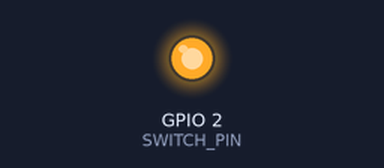
Bench run of a sketch on a simulated ESP32. On the bench: output pins drawn as LEDs (lit = HIGH). WiFi joins after 1.5 s; servers stay silent unless stated; no MQTT or app messages arrive unless stated; what the sketch prints to the serial monitor is not drawn.

Above: at 4.6 s.
At 9.6 s:
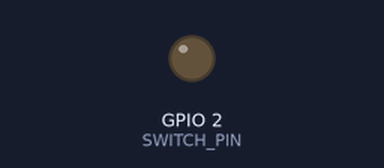
Timing chart, 0 to 15.1 s (numbered marks = the images above):
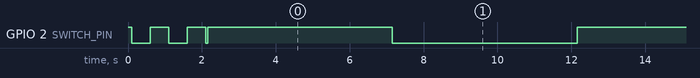

The sketch:

mqttHello.ino
```cpp
//this was the base used
// https://learn.sparkfun.com/tutorials/introduction-to-mqtt/all
//
//could not get this example to compile
// https://raw.githubusercontent.com/RuiSantosdotme/Random-Nerd-Tutorials/master/Projects/ESP32-MQTT/ESP32_MQTT_Publish_Subscribe.ino
// try subscribe code.

#include <WiFi.h>
#include <PubSubClient.h>

const char *ssid =  "SSID";   // name of your WiFi network
const char *password =  "secretCode"; // password of the WiFi network

const int SWITCH_PIN = 2;           // Pin to control the light with  onboard blue led nodemcu
const char *ID = "esp32HW";  // Name of our device, must be unique
const char *TOPIC = "home/hello";  // Topic to subcribe to

IPAddress broker(192,168,11,0); // IP address of your MQTT broker eg. 192.168.1.50
WiFiClient wclient;

PubSubClient client(wclient); // Setup MQTT client
bool state=0;

// Connect to WiFi network
void setup_wifi() {
  Serial.print("\nConnecting to ");
  Serial.println(ssid);

  WiFi.begin(ssid, password); // Connect to network

  while (WiFi.status() != WL_CONNECTED) { // Wait for connection
    digitalWrite(SWITCH_PIN,LOW);
    delay(500);
    Serial.print(".");
    digitalWrite(SWITCH_PIN,HIGH);
    delay(500);
  }

  Serial.println();
  Serial.println("WiFi connected");
  Serial.print("IP address: ");
  Serial.println(WiFi.localIP());
}

// Reconnect to client
void reconnect() {
  // Loop until we're reconnected
  while (!client.connected()) {

    digitalWrite(SWITCH_PIN,LOW);  // enable pull-up resistor (active low)
    Serial.print("Led Change....... ");
    Serial.print("Attempting MQTT connection...");
    // Attempt to connect
    if (client.connect(ID)) {
      Serial.println("connected");
      Serial.print("Publishing to: ");
      Serial.println(TOPIC);
      Serial.println('\n');

    } else {
      Serial.println(" try again in 5 seconds");
      // Wait 5 seconds before retrying
      delay(5000);
    }
  }
   Serial.print("Led Change....... ");
   digitalWrite(SWITCH_PIN,HIGH);  // enable pull-up resistor (active low)
}

void setup() {
  Serial.begin(115200); // Start serial communication at 115200 baud
  pinMode(SWITCH_PIN,OUTPUT);  // Configure SWITCH_Pin as an input
  digitalWrite(SWITCH_PIN,HIGH);  // enable pull-up resistor (active low)
  delay(100);
   digitalWrite(SWITCH_PIN,LOW);  // enable pull-up resistor (active low)
  setup_wifi(); // Connect to network
  client.setServer(broker, 1883);
}

void loop()
{
   //delay(2000);
  if (!client.connected())  // Reconnect if connection is lost
  {
    reconnect();
  }
  client.loop();

  // if the switch is being pressed
      // Wait 5 seconds before retrying
      delay(5000);
      client.publish(TOPIC, "DELAY");
      Serial.println((String)TOPIC + " => DELAY");

    state = !state; //toggle state
    if(state == 1) // ON
    {
     // client.publish(TOPIC, "on");
     // Serial.println((String)TOPIC + " => on");
      digitalWrite(SWITCH_PIN, LOW);
    }
    else // OFF
    {
     // client.publish(TOPIC, "off");
      //Serial.println((String)TOPIC + " => off");
      digitalWrite(SWITCH_PIN, HIGH);
    }

/*     while(digitalRead(SWITCH_PIN) == 0) // Wait for switch to be released
    {
      // Let the ESP handle some behind the scenes stuff if it needs to
      yield();
      delay(20);
    } */

}
```

Measured:
- by itself, GPIO 2 (SWITCH_PIN): HIGH → LOW at 0.10 s, → HIGH 0.50 s later, → LOW 0.50 s later, → HIGH 0.50 s later, … (31 changes in this stretch)
